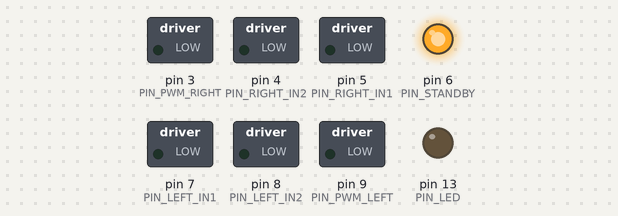
A sketch run on a simulated Arduino Nano, built with avr-gcc and run on an emulated ATmega328P. Parts: switched loads named in the sketch (green lamp = pin HIGH), output pins drawn as LEDs (lit = HIGH). What the sketch prints to the serial monitor is not drawn.

Above: at 0.1 s.
Timing chart, 0 to 31.5 s (numbered marks = the images above):
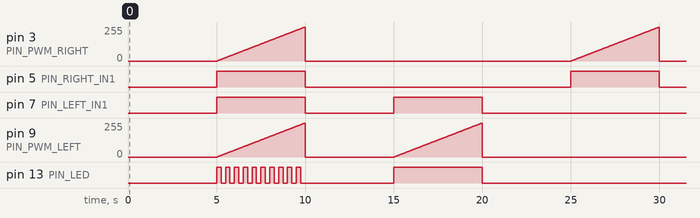

Measured:
- by itself, pin 3 (PIN_PWM_RIGHT): ramps from 0/255 to 255/255 and jumps back, once every 20.0 s
- by itself, pin 5 (PIN_RIGHT_IN1): alternates HIGH for 5.0 s and LOW for 15.0 s
- by itself, pin 7 (PIN_LEFT_IN1): alternates HIGH for 5.0 s and LOW for 5.0 s, 4 changes in all, then stays LOW
- by itself, pin 9 (PIN_PWM_LEFT): ramps from 0/255 to 255/255 and jumps back, once every 10.0 s
- by itself, pin 13 (PIN_LED): goes 9 × (HIGH 0.25 s, LOW 0.25 s), HIGH 0.25 s, LOW 5.3 s, HIGH 5.0 s, then LOW

The sketch:

motor_test.ino
```cpp
/*
 * =============================================================================
 *  MOTOR TEST - Arduino Nano + TB6612FNG
 * =============================================================================
 *  Sequence (each step is preceded by a 5 s wait with the LED off):
 *    1. LED blinking + BOTH motors ramp up from 0 to RAMP_MAX_PWM.
 *    2. LED solid    + LEFT motor ramps up.
 *    3. LED off      + RIGHT motor ramps up.
 *  Each ramp lasts RAMP_DURATION_MS, always forward. Motors stop after each.
 *
 *  Serial Monitor: 115200 baud. Every PWM change is printed with the elapsed
 *  time, so you can match what you see with the PWM value.
 *
 *  What to look for:
 *   - Each wheel turns FORWARD. If one turns backward, flip its
 *     INVERT_*_MOTOR constant (or swap its two motor wires).
 *   - In step 2 only the left wheel moves, in step 3 only the right one.
 *     If it's the other way around, the left/right pins are swapped.
 *   - The PWM at which each wheel STARTS turning: that is the base for
 *     MIN_SPEED in line_follower.ino (use the higher of both + ~10%).
 *     Measure it with the wheels on the floor, carrying the robot's weight,
 *     and hold the robot back once the wheel starts.
 *   - Both wheels should reach a similar speed at the same PWM. A big
 *     difference means the PID will have to compensate a built-in bias.
 *
 *  WARNING: the ramp goes up to full power (255). Lift the robot or hold it
 *  firmly so it does not drive off the table.
 *
 *  Note: D13 also drives the QTR emitters. If the QTR is connected, its IR
 *  LEDs will switch on and off together with the LED. This is harmless.
 * =============================================================================
 */

// ================== Pins ==================
constexpr uint8_t PIN_PWM_LEFT  = 9;
constexpr uint8_t PIN_LEFT_IN1  = 7;
constexpr uint8_t PIN_LEFT_IN2  = 8;

constexpr uint8_t PIN_PWM_RIGHT = 3;
constexpr uint8_t PIN_RIGHT_IN1 = 5;
constexpr uint8_t PIN_RIGHT_IN2 = 4;

constexpr uint8_t PIN_STANDBY   = 6;
constexpr uint8_t PIN_LED       = 13;

// Motor direction correction. Set to true if that motor turns BACKWARD in
// the ramps below (motor wires or IN1/IN2 swapped). Once both wheels turn
// forward here, copy the same values into line_follower.ino.
constexpr bool INVERT_LEFT_MOTOR  = false;   // left motor ran backward in tests
constexpr bool INVERT_RIGHT_MOTOR = false;

// D12 is wired to a pushbutton connected to 5V: keep it as INPUT
// (see line_follower.ino for the reason).
constexpr uint8_t PIN_UNUSED_BUTTON = 12;

// ================== Test settings ==================
constexpr uint32_t SERIAL_BAUD         = 115200;
constexpr uint32_t WAIT_BEFORE_STEP_MS = 5000;
constexpr uint32_t RAMP_DURATION_MS    = 5000;
constexpr uint8_t  RAMP_MAX_PWM        = 255;
constexpr uint32_t BLINK_INTERVAL_MS   = 250;

// false: run the sequence once and stop. true: repeat it forever.
constexpr bool REPEAT_SEQUENCE = false;

// ================== Types ==================
enum class MotorSelection : uint8_t { Both, Left, Right };
enum class LedMode : uint8_t { Off, Solid, Blink };

bool sequenceDone = false;

// ================== Function prototypes ==================
void runStep(const __FlashStringHelper *name, MotorSelection motors, LedMode ledMode);
void rampMotors(MotorSelection motors, LedMode ledMode);
void setSelectedMotorsForward(MotorSelection motors, uint8_t pwm);
void setMotorForward(uint8_t in1Pin, uint8_t in2Pin, uint8_t pwmPin, bool inverted, uint8_t pwm);
void stopMotors();

void setup() {
  pinMode(PIN_PWM_LEFT, OUTPUT);
  pinMode(PIN_LEFT_IN1, OUTPUT);
  pinMode(PIN_LEFT_IN2, OUTPUT);

  pinMode(PIN_PWM_RIGHT, OUTPUT);
  pinMode(PIN_RIGHT_IN1, OUTPUT);
  pinMode(PIN_RIGHT_IN2, OUTPUT);

  pinMode(PIN_STANDBY, OUTPUT);
  digitalWrite(PIN_STANDBY, HIGH);

  pinMode(PIN_LED, OUTPUT);
  digitalWrite(PIN_LED, LOW);

  pinMode(PIN_UNUSED_BUTTON, INPUT);

  stopMotors();

  Serial.begin(SERIAL_BAUD);
  Serial.println(F("=== MOTOR TEST ==="));
  Serial.println(F("Lift the robot or hold it: the ramp reaches full power."));
}

void loop() {
  if (sequenceDone) {
    return;
  }

  runStep(F("BOTH motors (LED blinking)"), MotorSelection::Both, LedMode::Blink);
  runStep(F("LEFT motor (LED solid)"), MotorSelection::Left, LedMode::Solid);
  runStep(F("RIGHT motor (LED off)"), MotorSelection::Right, LedMode::Off);

  Serial.println(F("\n=== SEQUENCE FINISHED ==="));

  if (!REPEAT_SEQUENCE) {
    sequenceDone = true;
  }
}

void runStep(const __FlashStringHelper *name, MotorSelection motors, LedMode ledMode) {
  Serial.print(F("\nWaiting 5 s before: "));
  Serial.println(name);
  digitalWrite(PIN_LED, LOW);
  delay(WAIT_BEFORE_STEP_MS);

  Serial.print(F("Ramp start: "));
  Serial.println(name);
  rampMotors(motors, ledMode);

  stopMotors();
  digitalWrite(PIN_LED, LOW);
  Serial.println(F("Motors stopped."));
}

void rampMotors(MotorSelection motors, LedMode ledMode) {
  const uint32_t startTime = millis();
  uint32_t lastBlinkTime = startTime;
  bool ledOn = (ledMode != LedMode::Off);
  int lastPwm = -1;

  digitalWrite(PIN_LED, ledOn ? HIGH : LOW);

  while (true) {
    const uint32_t now = millis();
    const uint32_t elapsed = now - startTime;
    if (elapsed >= RAMP_DURATION_MS) {
      break;
    }

    // Linear ramp: 0 at the start, RAMP_MAX_PWM in the last moments.
    uint32_t pwm = elapsed * (static_cast<uint32_t>(RAMP_MAX_PWM) + 1) / RAMP_DURATION_MS;
    if (pwm > RAMP_MAX_PWM) {
      pwm = RAMP_MAX_PWM;
    }

    if (static_cast<int>(pwm) != lastPwm) {
      setSelectedMotorsForward(motors, static_cast<uint8_t>(pwm));
      lastPwm = static_cast<int>(pwm);

      Serial.print(F("PWM="));
      Serial.print(pwm);
      Serial.print(F("  t="));
      Serial.print(elapsed);
      Serial.println(F(" ms"));
    }

    if (ledMode == LedMode::Blink && now - lastBlinkTime >= BLINK_INTERVAL_MS) {
      lastBlinkTime += BLINK_INTERVAL_MS;
      ledOn = !ledOn;
      digitalWrite(PIN_LED, ledOn ? HIGH : LOW);
    }
  }
}

void setSelectedMotorsForward(MotorSelection motors, uint8_t pwm) {
  if (motors == MotorSelection::Both || motors == MotorSelection::Left) {
    setMotorForward(PIN_LEFT_IN1, PIN_LEFT_IN2, PIN_PWM_LEFT, INVERT_LEFT_MOTOR, pwm);
  }
  if (motors == MotorSelection::Both || motors == MotorSelection::Right) {
    setMotorForward(PIN_RIGHT_IN1, PIN_RIGHT_IN2, PIN_PWM_RIGHT, INVERT_RIGHT_MOTOR, pwm);
  }
}

// "Forward" from the robot's point of view: if the motor is inverted, the
// IN1/IN2 levels are swapped so the wheel still turns forward.
void setMotorForward(uint8_t in1Pin, uint8_t in2Pin, uint8_t pwmPin, bool inverted, uint8_t pwm) {
  digitalWrite(in1Pin, inverted ? LOW : HIGH);
  digitalWrite(in2Pin, inverted ? HIGH : LOW);
  analogWrite(pwmPin, pwm);
}

void stopMotors() {
  analogWrite(PIN_PWM_LEFT, 0);
  analogWrite(PIN_PWM_RIGHT, 0);

  digitalWrite(PIN_LEFT_IN1, LOW);
  digitalWrite(PIN_LEFT_IN2, LOW);
  digitalWrite(PIN_RIGHT_IN1, LOW);
  digitalWrite(PIN_RIGHT_IN2, LOW);
}
```
